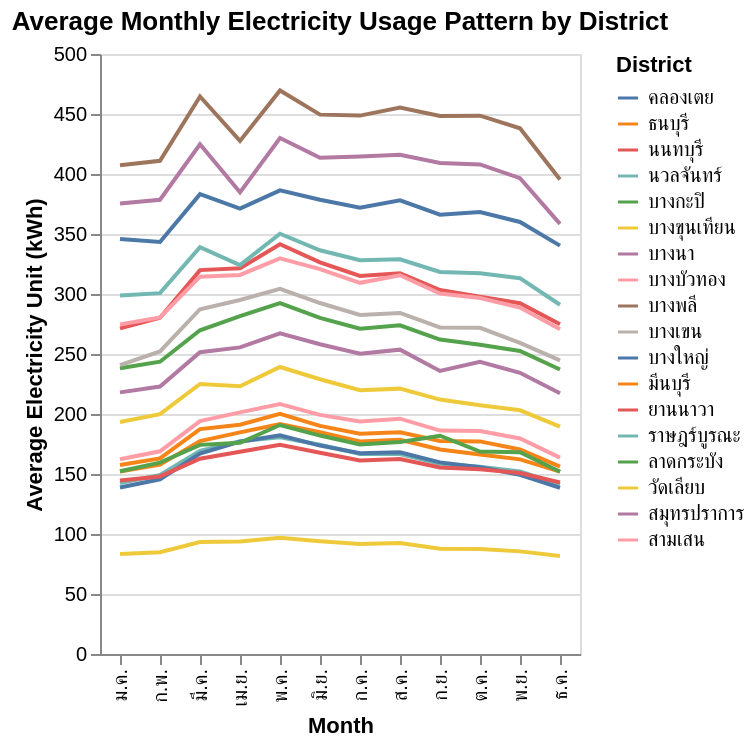

Notebook source saved alongside this figure:
### Code cell
# Create Average Monthly Electricity Usage plot
chart_seasonal_pattern_districts = alt.Chart(district_monthly_avg_usage).mark_line().encode(
    x=alt.X('month_name', sort=month_order, title='Month'),
    y=alt.Y('electricity_unit', title='Average Electricity Unit (kWh)'),
    color=alt.Color('district', title='District'),
    tooltip=['district', 'month_name', 'electricity_unit']
).properties(
    title='Average Monthly Electricity Usage Pattern by District'
).interactive()

chart_seasonal_pattern_districts.display()

### Figure 1 — Vega-Lite specification as saved in the notebook (floating-point values rounded to 4 significant figures; data arrays with more than 128 entries replaced by an {"elided": "..."} marker saying what was removed)
{"config": {"view": {"continuousWidth": 300, "continuousHeight": 300}}, "data": {"name": "data-c348679e9d0ee3fe892df641f4857822"}, "mark": {"type": "line"}, "encoding": {"color": {"field": "district", "title": "District", "type": "nominal"}, "tooltip": [{"field": "district", "type": "nominal"}, {"field": "month_name", "type": "nominal"}, {"field": "electricity_unit", "type": "quantitative"}], "x": {"field": "month_name", "sort": ["ม.ค.", "ก.พ.", "มี.ค.", "เม.ย.", "พ.ค.", "มิ.ย.", "ก.ค.", "ส.ค.", "ก.ย.", "ต.ค.", "พ.ย.", "ธ.ค."], "title": "Month", "type": "nominal"}, "y": {"field": "electricity_unit", "title": "Average Electricity Unit (kWh)", "type": "quantitative"}}, "params": [{"name": "param_6", "select": {"type": "interval", "encodings": ["x", "y"]}, "bind": "scales"}], "title": "Average Monthly Electricity Usage Pattern by District", "$schema": "https://vega.github.io/schema/vega-lite/v5.20.1.json", "datasets": {"data-c348679e9d0ee3fe892df641f4857822": {"elided": "216 records"}}}
